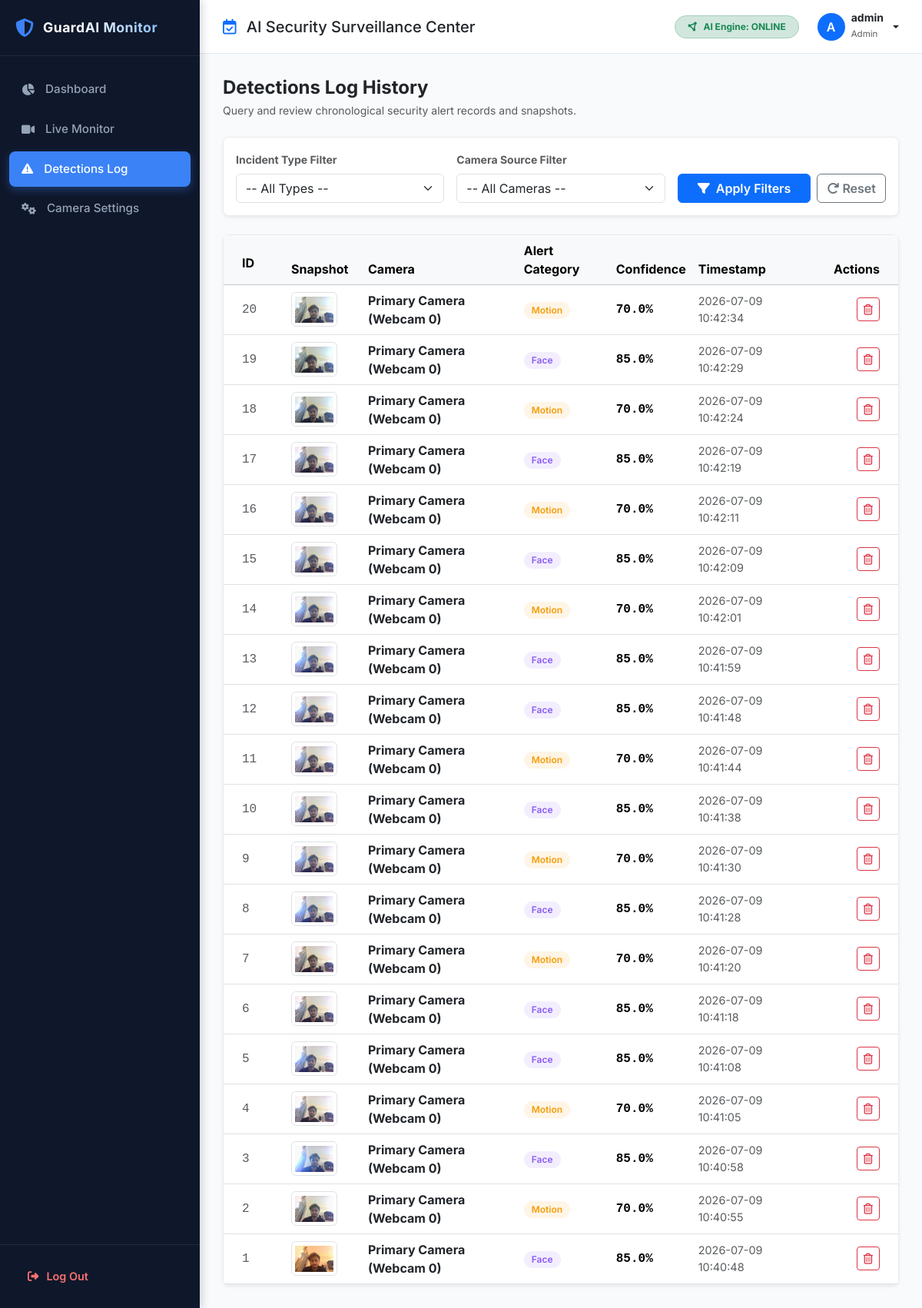
/alerts (signed in), run on the app's committed database.
### tables this page shows
CREATE TABLE alerts (
    id INTEGER PRIMARY KEY AUTOINCREMENT,
    camera_id INTEGER,
    alert_type TEXT NOT NULL, -- 'Human', 'Face', 'Motion', 'Intrusion', 'Fire/Smoke'
    confidence REAL,
    image_path TEXT, -- path to screenshot capture
    created_at TIMESTAMP DEFAULT CURRENT_TIMESTAMP,
    FOREIGN KEY(camera_id) REFERENCES cameras(id) ON DELETE CASCADE
);

CREATE TABLE cameras (
    id INTEGER PRIMARY KEY AUTOINCREMENT,
    name TEXT NOT NULL,
    source TEXT NOT NULL, -- e.g., '0' for Webcam, or video path, or 'RTSP/...'
    status TEXT DEFAULT 'active', -- 'active' or 'inactive'
    created_at TIMESTAMP DEFAULT CURRENT_TIMESTAMP
);

### routes/dashboard.py (the view)
@dashboard_bp.route('/alerts')
@login_required
def alerts_history():
    alert_type = request.args.get('type')
    camera_id = request.args.get('camera_id', type=int)
    cameras = get_all_cameras()
    alerts = get_recent_alerts(limit=100, alert_type=alert_type, camera_id=camera_id)
    return render_template(
        'alerts.html',
        alerts=alerts,
        cameras=cameras,
        selected_type=alert_type,
        selected_camera=camera_id
    )

### database/database.py (called while the page is built)
def get_db_connection():
    db_dir = os.path.dirname(Config.DATABASE_PATH)
    if db_dir:
        os.makedirs(db_dir, exist_ok=True)
    conn = sqlite3.connect(Config.DATABASE_PATH)
    conn.row_factory = sqlite3.Row  # Returns rows that behave like dicts
    return conn

def get_all_cameras():
    conn = get_db_connection()
    cameras = conn.execute("SELECT * FROM cameras ORDER BY created_at DESC").fetchall()
    conn.close()
    return [dict(cam) for cam in cameras]

def get_recent_alerts(limit=10, alert_type=None, camera_id=None):
    conn = get_db_connection()
    query = """
        SELECT alerts.*, cameras.name as camera_name
        FROM alerts
        LEFT JOIN cameras ON alerts.camera_id = cameras.id
    """
    conditions = []
    params = []
    if alert_type:
        conditions.append("alerts.alert_type = ?")
        params.append(alert_type)
    if camera_id:
        conditions.append("alerts.camera_id = ?")
        params.append(camera_id)
    if conditions:
        query += " WHERE " + " AND ".join(conditions)
    query += " ORDER BY alerts.created_at DESC LIMIT ?"
    params.append(limit)
    alerts = conn.execute(query, params).fetchall()
    conn.close()
    return [dict(alert) for alert in alerts]

### routes/auth.py (called while the page is built)
def login_required(f):
    @wraps(f)
    def decorated_function(*args, **kwargs):
        if 'user_id' not in session:
            flash("Please log in to access this page.", "warning")
            return redirect(url_for('auth.login'))
        return f(*args, **kwargs)
    return decorated_function

### templates/alerts.html (shortened to what this page needs)
{% extends 'base.html' %}
{% block content %}
<div class="container-fluid p-0 animate__animated animate__fadeIn">
    <div class="d-flex justify-content-between align-items-center mb-4">
        <div>
            <h4 class="mb-1 text-dark fw-bold">Detections Log History</h4>
            <p class="text-muted mb-0 small">Query and review chronological security alert records and snapshots.</p>
        </div>
    </div>
    <div class="card border border-light-subtle shadow-sm rounded-3 mb-4">
        <div class="card-body p-3">
            <form action="{{ url_for('dashboard.alerts_history') }}" method="GET" class="row g-3 align-items-end">
                <div class="col-12 col-md-4">
                    <label for="type" class="form-label small fw-bold text-muted">Incident Type Filter</label>
                    <select name="type" id="type" class="form-select">
                        <option value="">-- All Types --</option>
                    </select>
                </div>
                <div class="col-12 col-md-4">
                    <label for="camera_id" class="form-label small fw-bold text-muted">Camera Source Filter</label>
                    <select name="camera_id" id="camera_id" class="form-select">
                        <option value="">-- All Cameras --</option>
                    </select>
                </div>
                <div class="col-12 col-md-4 d-flex gap-2">
                    <button type="submit" class="btn btn-primary text-white flex-grow-1 fw-semibold">
                        <i class="fas fa-filter me-2"></i>Apply Filters
                    </button>
                    <a href="{{ url_for('dashboard.alerts_history') }}" class="btn btn-outline-secondary fw-semibold">
                        <i class="fas fa-redo"></i> Reset
                    </a>
                </div>
            </form>
        </div>
    </div>
    <div class="card border border-light-subtle shadow-sm rounded-3">
        <div class="card-body p-0">
            <div class="table-responsive">
                <table class="table table-hover align-middle mb-0">
                    <thead class="table-light">
                        <tr>
                            <th class="ps-4 py-3" style="width: 80px;">ID</th>
                            <th style="width: 100px;">Snapshot</th>
                            <th>Camera</th>
                            <th>Alert Category</th>
                            <th>Confidence</th>
                            <th>Timestamp</th>
                            <th class="pe-4 text-end" style="width: 120px;">Actions</th>
                        </tr>
                    </thead>
                    <tbody>
                        {% for alert in alerts %}
                            <tr>
                                <td class="ps-4 font-monospace text-muted">{{ alert.id }}</td>
                                <td>
                                    <img
                                        src="{{ alert.image_path if alert.image_path else '/static/images/placeholder.jpg' }}"
                                        class="rounded img-thumbnail"
                                        style="width: 60px; height: 45px; object-fit: cover; cursor: zoom-in;"
                                        alt="Alert image"
                                        onclick="showImageModal(this.src, '{{ alert.alert_type }} Incident - Camera: {{ alert.camera_name }}')"
                                        onerror="this.src='https://placehold.co/60x45/0f172a/ffffff?text=No+Img'"
                                    >
                                </td>
                                <td class="fw-bold text-dark">{{ alert.camera_name if alert.camera_name else 'System Feed' }}</td>
                                <td>
                                    <span class="badge alert-badge badge-{{ alert.alert_type.lower().replace('/', '-') }}">{{ alert.alert_type }}</span>
                                </td>
                                <td class="font-monospace fw-semibold">{{ (alert.confidence * 100)|round(1) }}%</td>
                                <td class="text-muted" style="font-size: 0.9rem;">
                                    {{ alert.created_at }}
                                </td>
                                <td class="pe-4 text-end">
                                    <form action="/alerts/delete/{{ alert.id }}" method="POST" onsubmit="return confirm('Are you sure you want to delete this alert record and the associated snapshot?');">
                                        <button type="submit" class="btn btn-sm btn-outline-danger" title="Delete Alert">
                                            <i class="fa-regular fa-trash-can"></i>
                                        </button>
                                    </form>
                                </td>
                            </tr>
                        {% endfor %}
                    </tbody>
                </table>
            </div>
        </div>
    </div>
</div>
{% endblock %}

### templates/base.html (shortened to what this page needs)
<!DOCTYPE html>
<html lang="en">
<head>
    <link href="https://cdn.jsdelivr.net/npm/bootstrap@5.3.3/dist/css/bootstrap.min.css" rel="stylesheet">
    <link href="https://cdnjs.cloudflare.com/ajax/libs/font-awesome/6.5.1/css/all.min.css" rel="stylesheet">
    <link href="https://cdnjs.cloudflare.com/ajax/libs/animate.css/4.1.1/animate.min.css" rel="stylesheet">
    <link href="/static/css/style.css" rel="stylesheet">
</head>
<body>
    <div id="wrapper">
        <nav id="sidebar">
            <div class="sidebar-header">
                <i class="fa-solid fa-shield-halved"></i>
                <h5>GuardAI Monitor</h5>
            </div>
            <ul class="sidebar-menu">
                <li class="{% if request.path == '/' or request.path == '/dashboard' %}active{% endif %}">
                    <a href="{{ url_for('dashboard.index') }}">
                        <i class="fa-solid fa-chart-pie"></i>
                        <span>Dashboard</span>
                    </a>
                </li>
                <li class="{% if '/camera/' in request.path %}active{% endif %}">
                    <a href="/camera/1">
                        <i class="fa-solid fa-video"></i>
                        <span>Live Monitor</span>
                    </a>
                </li>
                <li class="{% if request.path == '/alerts' %}active{% endif %}">
                    <a href="{{ url_for('dashboard.alerts_history') }}">
                        <i class="fa-solid fa-triangle-exclamation"></i>
                        <span>Detections Log</span>
                    </a>
                </li>
                <li class="{% if request.path == '/cameras' %}active{% endif %}">
                    <a href="{{ url_for('dashboard.cameras_manage') }}">
                        <i class="fa-solid fa-gears"></i>
                        <span>Camera Settings</span>
                    </a>
                </li>
            </ul>
            <div class="sidebar-footer">
                <a href="{{ url_for('auth.logout') }}">
                    <i class="fa-solid fa-right-from-bracket"></i>
                    <span>Log Out</span>
                </a>
            </div>
        </nav>
        <div id="content-wrapper">
            <header class="main-navbar">
                <div class="d-flex align-items-center gap-3">
                    <h5 class="mb-0 text-dark font-weight-bold">
                        <i class="fa-regular fa-calendar-check text-primary me-2"></i>
                        AI Security Surveillance Center
                    </h5>
                </div>
                <div class="d-flex align-items-center gap-4">
                    <span class="badge bg-success-subtle text-success border border-success-subtle rounded-pill py-2 px-3">
                        <i class="fa-solid fa-circle-nodes me-2"></i>AI Engine: ONLINE
                    </span>
                    <div class="dropdown">
                        <a class="d-flex align-items-center text-dark text-decoration-none dropdown-toggle gap-2" href="#" role="button" id="userDropdown" data-bs-toggle="dropdown" aria-expanded="false">
                            <div class="avatar bg-primary text-white rounded-circle d-flex align-items-center justify-content-center" style="width: 36px; height: 36px; font-weight: 600;">
                                {{ session.get('username', 'U')[0].upper() }}
                            </div>
                            <div class="text-start d-none d-sm-block">
                                <div class="small fw-bold" style="line-height: 1;">{{ session.get('username', 'User') }}</div>
                                <span class="text-muted" style="font-size: 0.72rem;">{{ session.get('role', 'operator')|capitalize }}</span>
                            </div>
                        </a>
                    </div>
                </div>
            </header>
            <main class="main-content">
                {% block content %}{% endblock %}
            </main>
        </div>
    </div>
    <div id="toast-container" class="toast-container position-fixed bottom-0 end-0 p-3" style="z-index: 1055;"></div>
</body>
</html>

### static/css/style.css (style rules this page uses)
:root { --primary-color: #1e3a8a; --primary-light: #3b82f6; --primary-dark: #0f172a; --accent-red: #ef4444; --accent-orange: #f97316; --accent-yellow: #f59e0b; --bg-light: #f8fafc; --card-bg: #ffffff; --text-main: #1e293b; --text-muted: #64748b; --sidebar-width: 260px; --border-color: #e2e8f0; }
body { font-family: 'Inter', sans-serif; background-color: var(--bg-light); color: var(--text-main); margin: 0; overflow-x: hidden; }
#wrapper { display: flex; width: 100vw; height: 100vh; }
#sidebar { width: var(--sidebar-width); min-width: var(--sidebar-width); background-color: var(--primary-dark); color: #f8fafc; display: flex; flex-direction: column; height: 100%; z-index: 100; transition: all 0.3s ease; box-shadow: 4px 0 10px rgba(15, 23, 42, 0.15); }
.sidebar-header { padding: 24px 20px; border-bottom: 1px solid rgba(255, 255, 255, 0.08); display: flex; align-items: center; gap: 12px; }
.sidebar-header i { font-size: 24px; color: var(--primary-light); }
.sidebar-header h5 { margin: 0; font-weight: 700; font-size: 1.1rem; letter-spacing: 0.5px; background: linear-gradient(135deg, #ffffff 30%, #93c5fd 90%); -webkit-background-clip: text; -webkit-text-fill-color: transparent; }
.sidebar-menu { list-style: none; padding: 20px 0; margin: 0; flex-grow: 1; }
.sidebar-menu li { margin-bottom: 5px; padding: 0 12px; }
.sidebar-menu a { display: flex; align-items: center; gap: 14px; padding: 12px 16px; color: #94a3b8; text-decoration: none; border-radius: 8px; font-weight: 500; font-size: 0.95rem; transition: all 0.2s ease; }
.sidebar-menu li.active a { color: #ffffff; background-color: var(--primary-light); box-shadow: 0 4px 12px rgba(59, 130, 246, 0.35); }
.sidebar-footer { padding: 20px; border-top: 1px solid rgba(255, 255, 255, 0.08); }
.sidebar-footer a { display: flex; align-items: center; gap: 10px; color: #f87171; text-decoration: none; font-weight: 600; font-size: 0.9rem; padding: 10px 16px; border-radius: 8px; transition: all 0.2s ease; }
#content-wrapper { flex-grow: 1; display: flex; flex-direction: column; overflow-y: auto; height: 100%; }
.main-navbar { background-color: var(--card-bg); border-bottom: 1px solid var(--border-color); padding: 16px 30px; display: flex; justify-content: space-between; align-items: center; min-height: 70px; }
.main-content { padding: 30px; flex-grow: 1; }
.alert-badge { padding: 5px 10px; border-radius: 20px; font-size: 0.75rem; font-weight: 600; }
.badge-face { background-color: rgba(139, 92, 246, 0.1); color: #8b5cf6; }
.badge-motion { background-color: rgba(245, 158, 11, 0.1); color: var(--accent-yellow); }

### data on the page
alerts: id "20", image_path+alert_type (picture), name "Primary Camera (Webcam 0)", alert_type "Motion", (alert.confidence*100)|round(1) "70.0", created_at "2026-07-09 10:42:34"
alerts: id "19", image_path+alert_type (picture), name "Primary Camera (Webcam 0)", alert_type "Face", (alert.confidence*100)|round(1) "85.0", created_at "2026-07-09 10:42:29"
alerts: id "18", image_path+alert_type (picture), name "Primary Camera (Webcam 0)", alert_type "Motion", (alert.confidence*100)|round(1) "70.0", created_at "2026-07-09 10:42:24"
alerts: id "17", image_path+alert_type (picture), name "Primary Camera (Webcam 0)", alert_type "Face", (alert.confidence*100)|round(1) "85.0", created_at "2026-07-09 10:42:19"
alerts: id "16", image_path+alert_type (picture), name "Primary Camera (Webcam 0)", alert_type "Motion", (alert.confidence*100)|round(1) "70.0", created_at "2026-07-09 10:42:11"
alerts: id "15", image_path+alert_type (picture), name "Primary Camera (Webcam 0)", alert_type "Face", (alert.confidence*100)|round(1) "85.0", created_at "2026-07-09 10:42:09"
alerts: id "14", image_path+alert_type (picture), name "Primary Camera (Webcam 0)", alert_type "Motion", (alert.confidence*100)|round(1) "70.0", created_at "2026-07-09 10:42:01"
alerts: id "13", image_path+alert_type (picture), name "Primary Camera (Webcam 0)", alert_type "Face", (alert.confidence*100)|round(1) "85.0", created_at "2026-07-09 10:41:59"
alerts: id "12", image_path+alert_type (picture), name "Primary Camera (Webcam 0)", alert_type "Face", (alert.confidence*100)|round(1) "85.0", created_at "2026-07-09 10:41:48"
alerts: id "11", image_path+alert_type (picture), name "Primary Camera (Webcam 0)", alert_type "Motion", (alert.confidence*100)|round(1) "70.0", created_at "2026-07-09 10:41:44"
alerts: id "10", image_path+alert_type (picture), name "Primary Camera (Webcam 0)", alert_type "Face", (alert.confidence*100)|round(1) "85.0", created_at "2026-07-09 10:41:38"
alerts: id "9", image_path+alert_type (picture), name "Primary Camera (Webcam 0)", alert_type "Motion", (alert.confidence*100)|round(1) "70.0", created_at "2026-07-09 10:41:30"
alerts: id "8", image_path+alert_type (picture), name "Primary Camera (Webcam 0)", alert_type "Face", (alert.confidence*100)|round(1) "85.0", created_at "2026-07-09 10:41:28"
alerts: id "7", image_path+alert_type (picture), name "Primary Camera (Webcam 0)", alert_type "Motion", (alert.confidence*100)|round(1) "70.0", created_at "2026-07-09 10:41:20"
alerts: id "6", image_path+alert_type (picture), name "Primary Camera (Webcam 0)", alert_type "Face", (alert.confidence*100)|round(1) "85.0", created_at "2026-07-09 10:41:18"
alerts: id "5", image_path+alert_type (picture), name "Primary Camera (Webcam 0)", alert_type "Face", (alert.confidence*100)|round(1) "85.0", created_at "2026-07-09 10:41:08"
alerts: id "4", image_path+alert_type (picture), name "Primary Camera (Webcam 0)", alert_type "Motion", (alert.confidence*100)|round(1) "70.0", created_at "2026-07-09 10:41:05"
alerts: id "3", image_path+alert_type (picture), name "Primary Camera (Webcam 0)", alert_type "Face", (alert.confidence*100)|round(1) "85.0", created_at "2026-07-09 10:40:58"
alerts: id "2", image_path+alert_type (picture), name "Primary Camera (Webcam 0)", alert_type "Motion", (alert.confidence*100)|round(1) "70.0", created_at "2026-07-09 10:40:55"
alerts: id "1", image_path+alert_type (picture), name "Primary Camera (Webcam 0)", alert_type "Face", (alert.confidence*100)|round(1) "85.0", created_at "2026-07-09 10:40:48"

### other printed values
{{ session.get('username', 'U')[0].upper() }} "A"
{{ session.get('username', 'User') }} "admin"
{{ session.get('role', 'operator')|capitalize }} "Admin"
